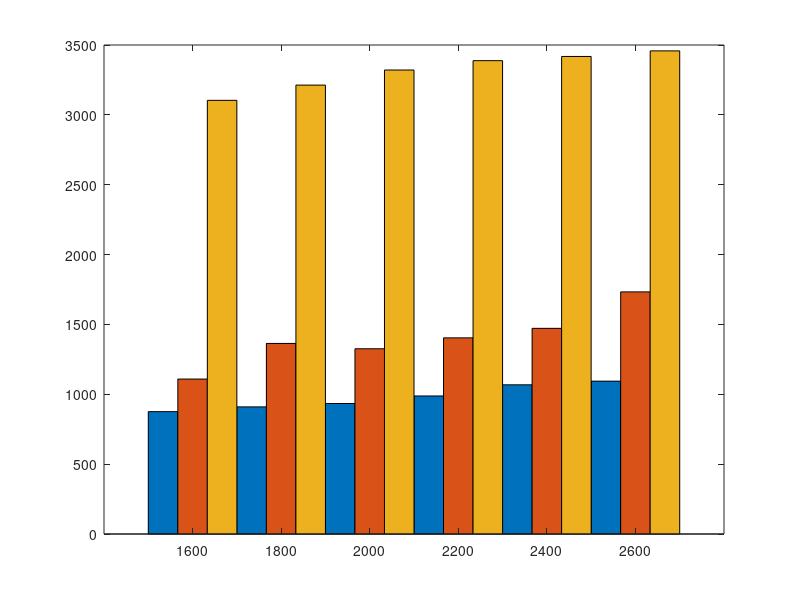

This chart was generated by the following MATLAB code:
close all
clear all
clc
% create a histogram for κmax values on the regulatory framework and its efficacy in preventing the
%buildup of atmospheric carbon within the context of thermal energy storage.
gamma = [1600 1800 2000 2200 2400 2600];
event_trigger = [876 1109 3104; 910 1364 3213;  934 1326 3321; 988 1404 3388; 1068 1472 3418; 1094 1733 3458];
self_trigger = [1109 1364 2326 231404 1472 1733 2456 2925 3110];
bar(gamma, event_trigger, 1)
% hold on
